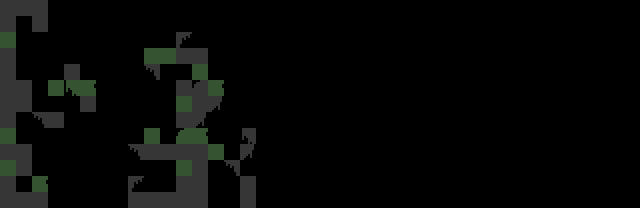

Rendered tile map (Tiled .tmx) drawn with the repository's tilesets; below, a short description and the map source with its tile grids summarised:
An orthogonal 40x13 tile map with 16x16 px tiles, 1 tile layer (fore), 2 hidden layers not drawn, 2 tilesets.

<map version="1.0" orientation="orthogonal" width="40" height="13" tilewidth="16" tileheight="16">
 <tileset firstgid="1" name="jungle" tilewidth="16" tileheight="16">
  <image source="mininicular.png" width="128" height="128" />
 </tileset>
 <tileset firstgid="65" name="jungle2" tilewidth="16" tileheight="16">
  <image source="mininicular2.png" width="128" height="128" />
 </tileset>
 <layer name="background" width="40" height="13" visible="0">
  <data>[520 cells, 221 non-empty, 8 distinct tile ids]</data>
 </layer>
 <layer name="mid" width="40" height="13" visible="0">
  <data>[520 cells, 71 non-empty, 20 distinct tile ids]</data>
 </layer>
 <layer name="fore" width="40" height="13">
  <data>[520 cells, 110 non-empty, 31 distinct tile ids]</data>
 </layer>
</map>